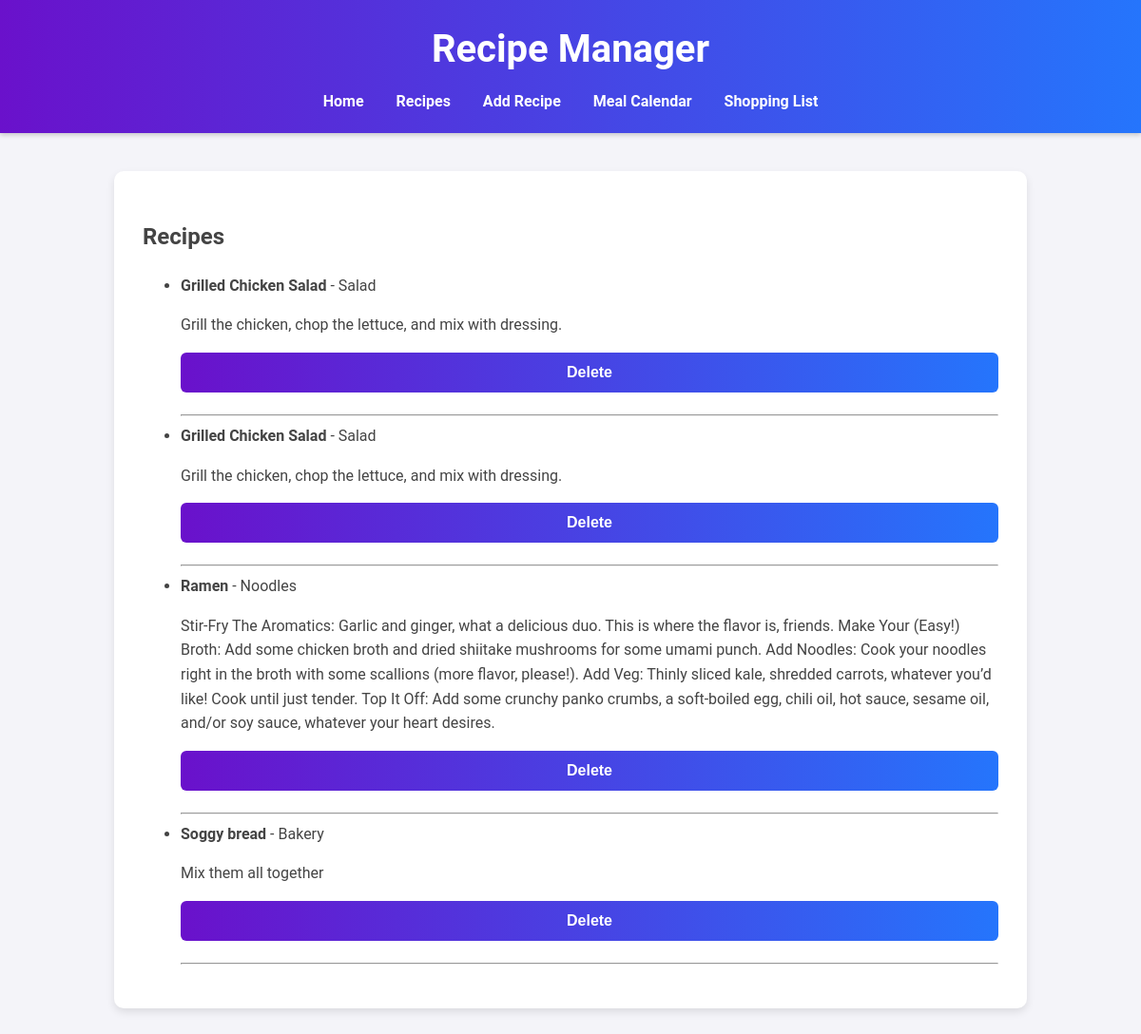
Page /recipes on the earlier database version.
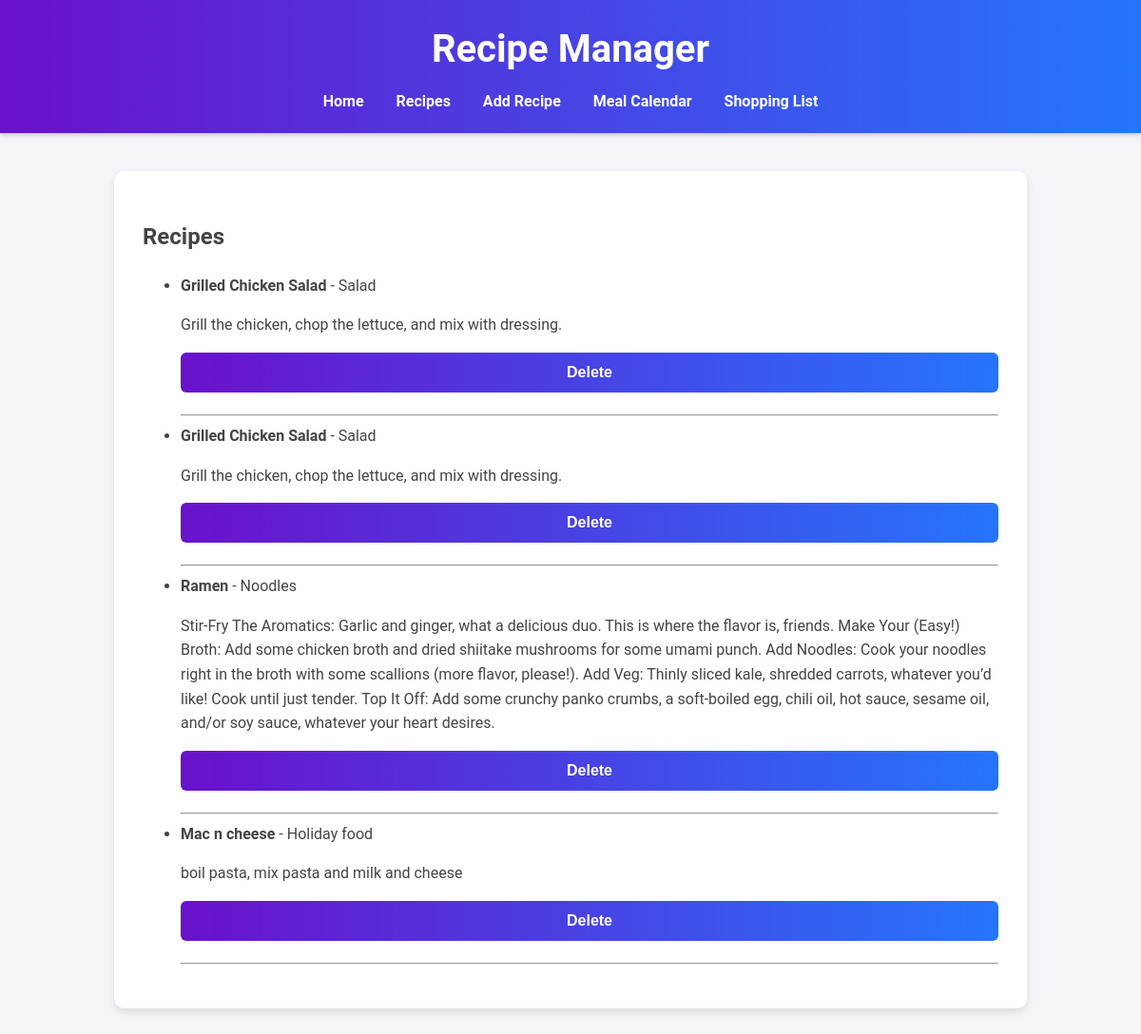
Same page on the later database version.
### app/models.py (models this page shows)
class Recipe(db.Model):
    id = db.Column(db.Integer, primary_key=True)
    name = db.Column(db.String(100), nullable=False)
    ingredients = db.Column(db.Text, nullable=False)  # JSON string for ingredient details
    instructions = db.Column(db.Text, nullable=False)
    category = db.Column(db.String(50))

### app/routes.py (the view)
@main.route('/recipes')
def list_recipes():
    print("GET /shopping_list endpoint hit.")
    recipes = Recipe.query.all()
    print(f"Returning recipes: {recipes}")
    return render_template('recipes.html', recipes=recipes)

### app/templates/recipes.html
{% extends "base.html" %}
{% block content %}
<h2>Recipes</h2>
<ul>
    {% for recipe in recipes %}
    <li>
        <strong>{{ recipe.name }}</strong> - {{ recipe.category }}
        <p>{{ recipe.instructions }}</p>
        <form action="{{ url_for('main.delete_recipe', recipe_id=recipe.id) }}" method="POST" style="display: inline;">
            <button type="submit" onclick="return confirm('Are you sure you want to delete this recipe?');">Delete</button>
        </form>
        <hr>
    </li>
    {% endfor %}
</ul>
{% endblock %}

Differences in the rows shown:
changed Recipe: name "Soggy bread" → "Mac n cheese"; category "Bakery" → "Holiday food"; instructions "Mix them all together" → "boil pasta, mix pasta and milk and cheese"
